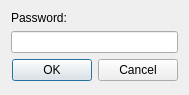
<?xml version="1.0" encoding="UTF-8"?>
<ui version="4.0">
 <class>PasswordDialog</class>
 <widget class="QDialog" name="PasswordDialog">
  <property name="geometry">
   <rect>
    <x>0</x>
    <y>0</y>
    <width>189</width>
    <height>95</height>
   </rect>
  </property>
  <property name="sizePolicy">
   <sizepolicy hsizetype="Fixed" vsizetype="Fixed">
    <horstretch>0</horstretch>
    <verstretch>0</verstretch>
   </sizepolicy>
  </property>
  <property name="windowTitle">
   <string>Dialog</string>
  </property>
  <layout class="QVBoxLayout" name="verticalLayout">
   <item>
    <widget class="QLabel" name="label">
     <property name="sizePolicy">
      <sizepolicy hsizetype="Preferred" vsizetype="Maximum">
       <horstretch>0</horstretch>
       <verstretch>0</verstretch>
      </sizepolicy>
     </property>
     <property name="text">
      <string>Password:</string>
     </property>
    </widget>
   </item>
   <item>
    <widget class="QLineEdit" name="passwordEdit">
     <property name="echoMode">
      <enum>QLineEdit::Password</enum>
     </property>
    </widget>
   </item>
   <item>
    <widget class="QDialogButtonBox" name="selection">
     <property name="orientation">
      <enum>Qt::Horizontal</enum>
     </property>
     <property name="standardButtons">
      <set>QDialogButtonBox::Cancel|QDialogButtonBox::Ok</set>
     </property>
     <property name="centerButtons">
      <bool>true</bool>
     </property>
    </widget>
   </item>
  </layout>
 </widget>
 <resources/>
 <connections>
  <connection>
   <sender>selection</sender>
   <signal>accepted()</signal>
   <receiver>PasswordDialog</receiver>
   <slot>accept()</slot>
   <hints>
    <hint type="sourcelabel">
     <x>248</x>
     <y>254</y>
    </hint>
    <hint type="destinationlabel">
     <x>157</x>
     <y>274</y>
    </hint>
   </hints>
  </connection>
  <connection>
   <sender>selection</sender>
   <signal>rejected()</signal>
   <receiver>PasswordDialog</receiver>
   <slot>reject()</slot>
   <hints>
    <hint type="sourcelabel">
     <x>316</x>
     <y>260</y>
    </hint>
    <hint type="destinationlabel">
     <x>286</x>
     <y>274</y>
    </hint>
   </hints>
  </connection>
 </connections>
</ui>
